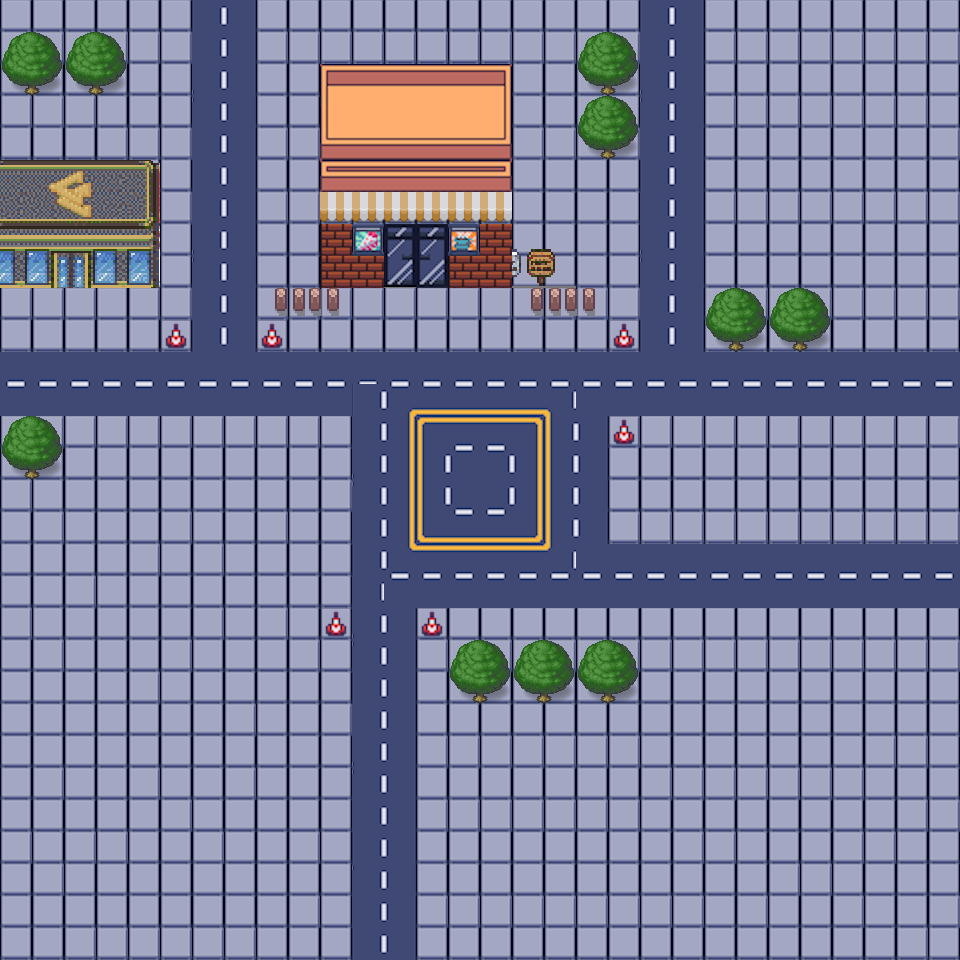

Rendered tile map (Tiled .tmx) drawn with the repository's tilesets; below, a short description and the map source with its tile grids summarised:
An orthogonal 30x30 tile map with 32x32 px tiles, 3 tile layers (ground, cone, buildings), 4 tilesets.

<map version="1.10" tiledversion="1.10.2" orientation="orthogonal" renderorder="right-down" width="30" height="30" tilewidth="32" tileheight="32" infinite="0" nextlayerid="6" nextobjectid="1">
 <tileset firstgid="1" name="Street32x32" tilewidth="32" tileheight="32" tilecount="256" columns="32">
  <image source="Street32x32.png" width="1024" height="256" />
 </tileset>
 <tileset firstgid="257" name="Buildings32x32" tilewidth="32" tileheight="32" tilecount="180" columns="12">
  <image source="Buildings32x32.png" width="384" height="480" />
 </tileset>
 <tileset firstgid="437" name="tuxmon-32x32" tilewidth="32" tileheight="32" tilecount="775" columns="25">
  <image source="tuxmon-32x32.png" width="816" height="1020" />
 </tileset>
 <tileset firstgid="1212" name="pipoya" tilewidth="32" tileheight="32" tilecount="1064" columns="8">
  <image source="pipoya.png" width="256" height="4256" />
 </tileset>
 <layer id="2" name="ground" width="30" height="30">
  <data>[900 cells, 900 non-empty, 63 distinct tile ids]</data>
 </layer>
 <layer id="4" name="cone" width="30" height="30">
  <data>[900 cells, 6 non-empty, 1 distinct tile ids]</data>
 </layer>
 <layer id="5" name="buildings" width="30" height="30">
  <data>[900 cells, 112 non-empty, 52 distinct tile ids]</data>
 </layer>
</map>
